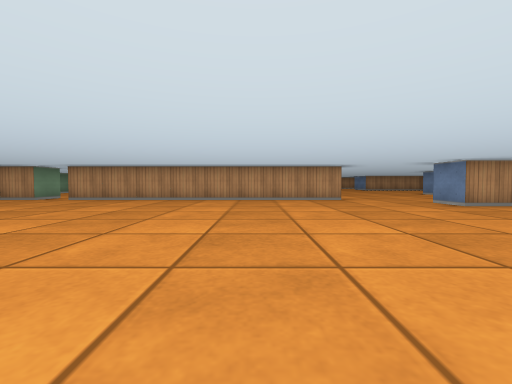
view 1 (above)

18 first-person views from a walk through a cub3D level. The camera is about half as high as the walls, tilts 2° down and sees 90° across. The floor is counted in squares. Each view is taken from the middle of a square. On the plan, view 1 faces up. The plan holds only what a view shows up to about 9 squares ahead; the rest is blank.

view 2
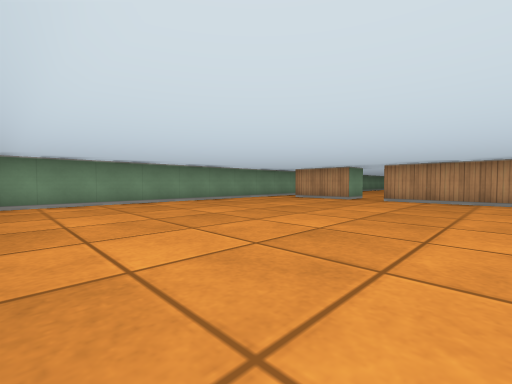

view 3
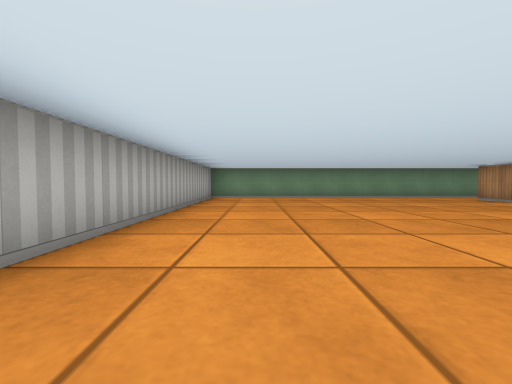

view 4
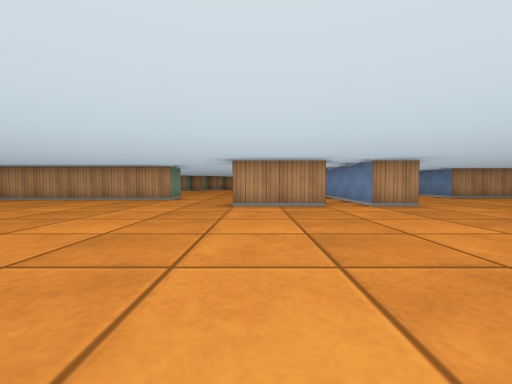

view 5
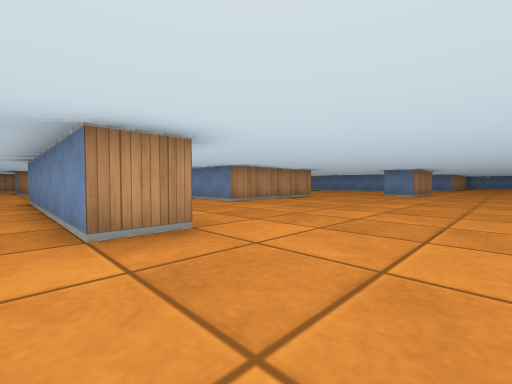

view 6
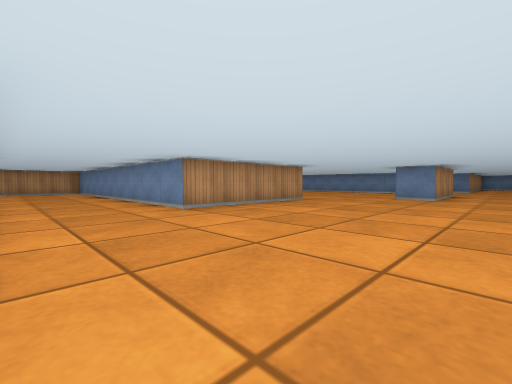

view 7
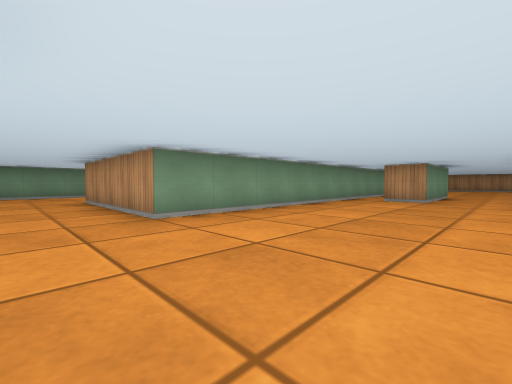

view 8
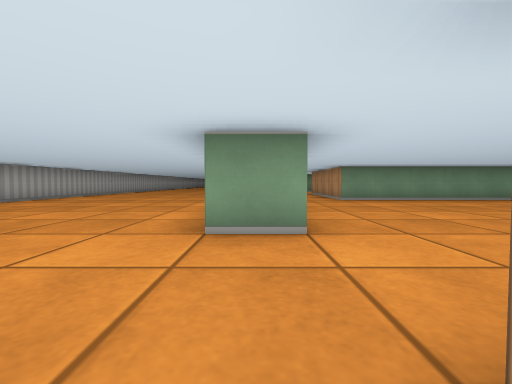

view 9
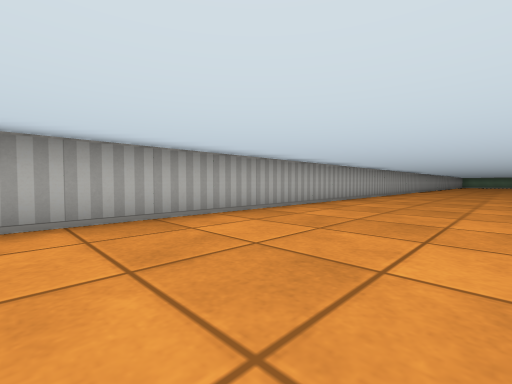

view 10
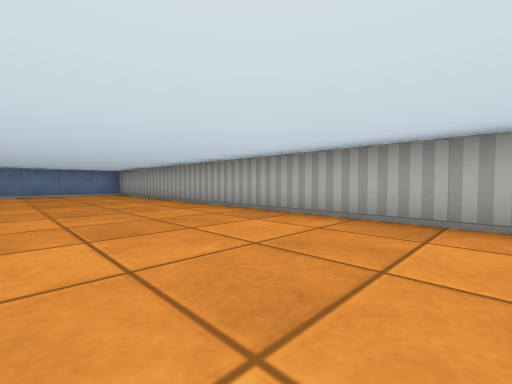

view 11
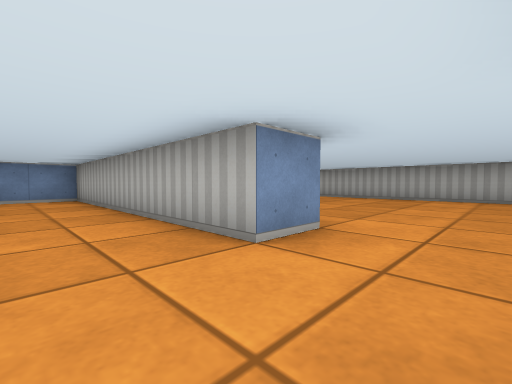

view 12
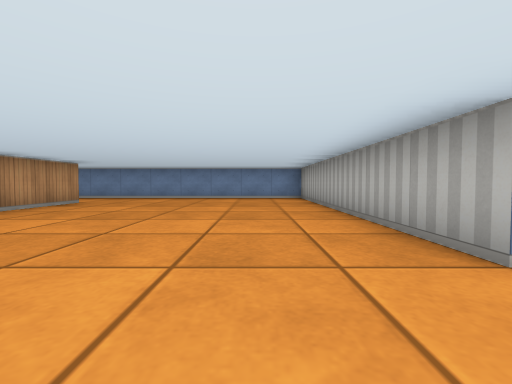

view 13
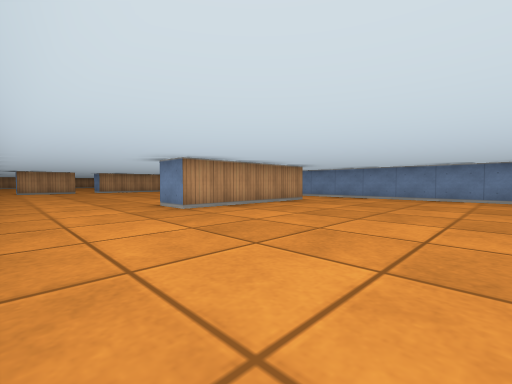

view 14
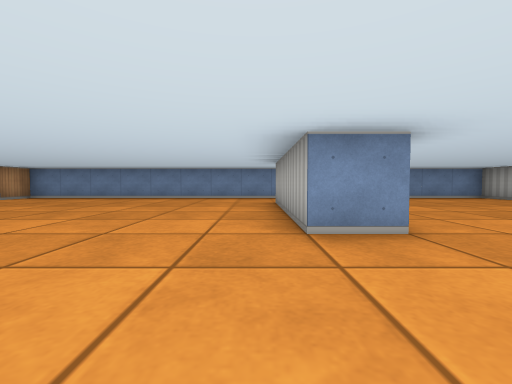

view 15
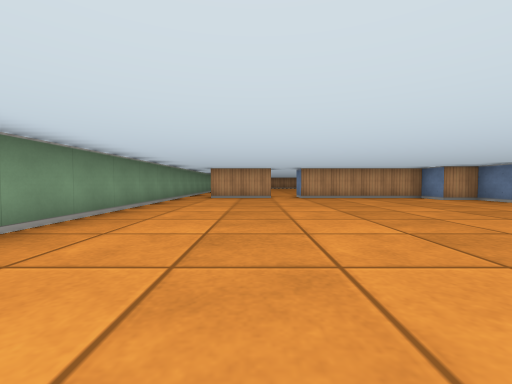

view 16
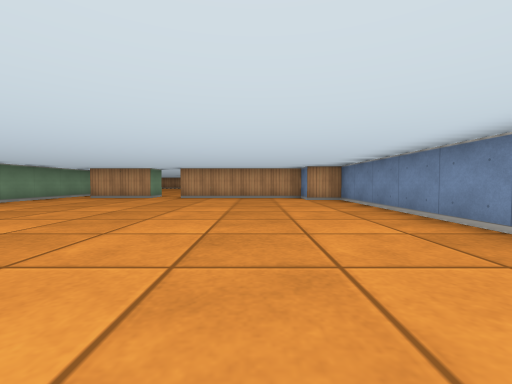

view 17
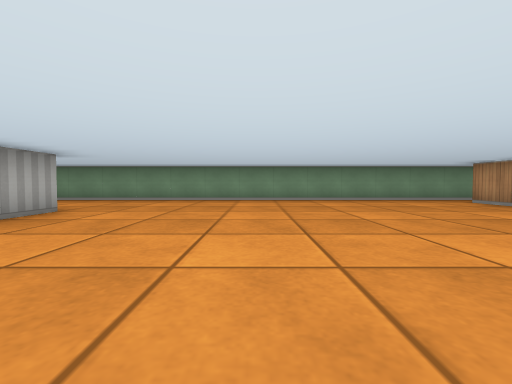

view 18
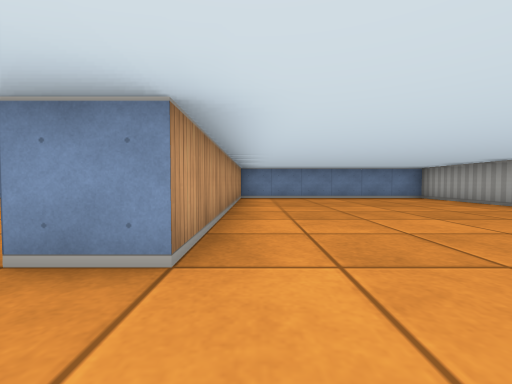

### Floor plan
Points are (right, up) in squares from view 1. A wall is a line through its corners. A room is listed if a view was taken in it or the views show most of it. See-through windows are left out.
Room 1 (views 1, 2, 3, 4, 5, 6, 7, 8, 9, 10, 18)
walls: (8.6, 5.5) (7.5, 5.5) (7.5, 6.5); (13.8, -0.5) (32.5, -0.5) (32.5, 5.5); (6.5, 5.5) (4.5, 5.5) (4.5, 6.5); (8.5, 9.1) (8.5, 7); (20.2, 5.5) (17.5, 5.5) (17.5, 6.5); (20.5, 6.6) (20.5, 5.5); (1.5, 7.5) (-5.5, 7.5); (15.5, 14.5) (15.5, 8.5) (11.5, 8.5); (17.5, 16.5) (17.5, 14.5) (16.5, 14.5); (-6.5, 8.5) (-6.5, 7.5) (-8.5, 7.5); (32.1, 5.5) (25.5, 5.5); (-9.5, 8.4) (-9.5, -0.5) (-2.4, -0.5)
ways out: opening at (24.5, 6.5) to room 2; opening at (-9, 8); opening at (-6, 8); opening at (2.5, 6.2); opening at (7, 6); opening at (10, 8); opening at (16, 14); opening at (18.5, 15.5)
Room 2 (views 11, 12, 13, 14, 15, 16, 17)
walls: (30.5, 12.5) (26.5, 12.5) (26.5, 13.5) (30.4, 13.5); (26.5, 22.5) (24.5, 22.5); (25.5, 5.5) (25.5, 6.5) (32.5, 6.5) (32.5, 21.5) (31.5, 21.5) (31.5, 22.5) (27.5, 22.5); (23.5, 22.4) (23.5, 11.1)
ways out: opening at (24.5, 6.5) to room 1; opening at (24, 23); opening at (27, 23)

Where each view was taken, in squares from view 1:
view 1: 0 up, 0 right, facing up
view 2: 0 up, 3 left, facing up-left
view 3: 1 up, 1 left, facing left
view 4: 0 up, 5 right, facing up
view 5: 3 up, 7 right, facing up-right
view 6: 4 up, 9 right, facing up-right
view 7: 7 up, 19 right, facing up-left
view 8: 6 up, 23 right, facing left
view 9: 3 up, 23 right, facing down-left
view 10: 3 up, 21 right, facing down-right
view 11: 8 up, 24 right, facing down-right
view 12: 8 up, 24 right, facing right
view 13: 8 up, 24 right, facing up-right
view 14: 14 up, 24 right, facing right
view 15: 14 up, 26 right, facing up
view 16: 14 up, 30 right, facing up
view 17: 17 up, 31 right, facing left
view 18: 5 up, 24 right, facing right
